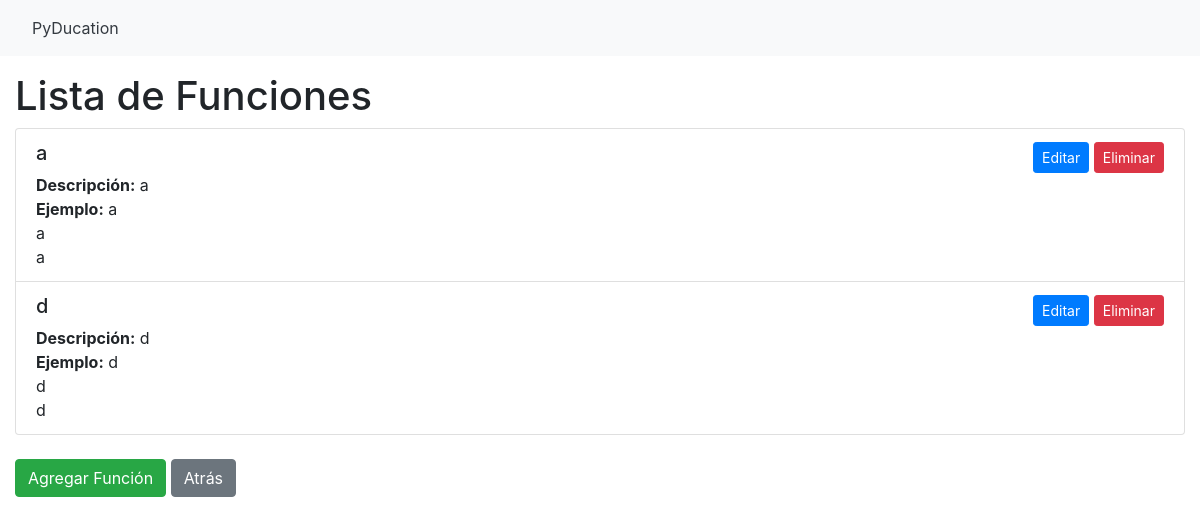
/functions_list/, run on an earlier commit of the app's database.
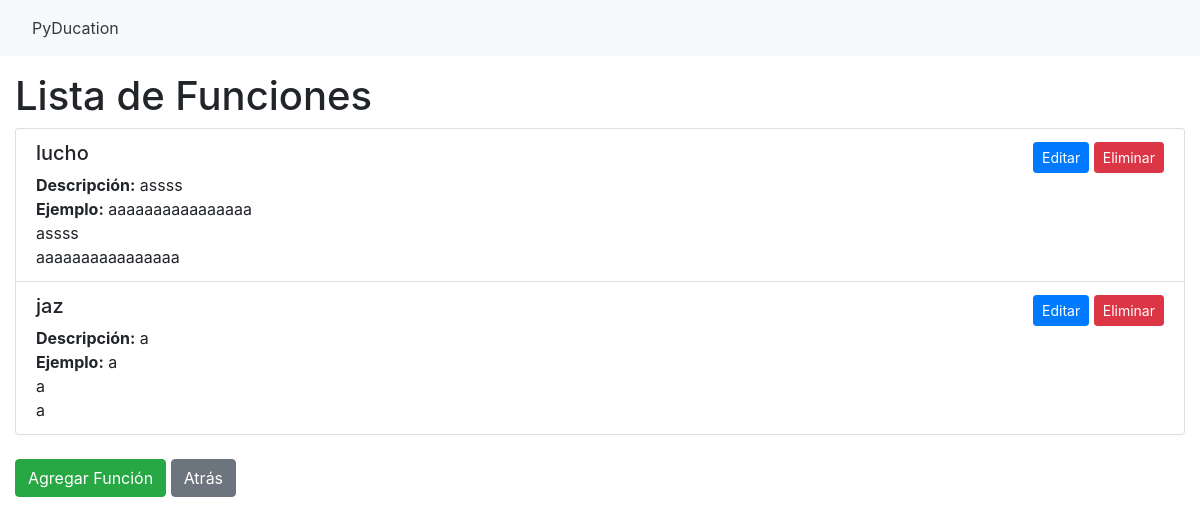
And on a later commit of the database.
### blog/models.py (models this page shows)
class Function(models.Model):
    name = models.CharField(max_length=100)
    description = models.TextField()
    example = models.TextField()
    functions_created_by = models.ForeignKey(
        User,
        on_delete=models.CASCADE,
        related_name='functions_create',
        null=True,
        blank=True,
        default=None,
    )

### blog/views.py (the view)
# urls.py: path('functions_list/', FunctionListView.as_view(), name='function_list'),
class FunctionListView(ListView):
    model = Function
    template_name = 'functions/function_list.html'
    context_object_name = 'functions'

### PyDucation/templates/functions/function_list.html
{% extends 'PyDucation/base.html' %}
{% block content %}
  <h1>Lista de Funciones</h1>
  <ul class="list-group">
    {% for function in functions %}
      <li class="list-group-item">
        <div class="d-flex justify-content-between align-items-center">
          <h5>{{ function.name }}</h5>
          <div>
            <a href="{% url 'function_update' function.pk %}" class="btn btn-primary btn-sm">Editar</a>
            <a href="{% url 'function_delete' function.pk %}" class="btn btn-danger btn-sm">Eliminar</a>
          </div>
        </div>
        <p class="mb-0"><strong>Descripción:</strong> {{ function.description }}</p>
        <p class="mb-0"><strong>Ejemplo:</strong> {{ function.example }}</p>
        <p class="mb-0">{{ function.description|linebreaksbr }}</p>
        <p class="mb-0">{{ function.example|linebreaksbr }}</p>
      </li>
    {% empty %}
      <li class="list-group-item">No hay funciones todavía.</li>
    {% endfor %}
  </ul>
  <br>
  <a href="{% url 'function_create' %}" class="btn btn-success">Agregar Función</a>
  <a href="{% url 'pyducation' %}" class="btn btn-secondary">Atrás</a>
{% endblock %}

What changed in the data, as far as the page shows it:
changed Function: name "a" → "lucho"; description "a" → "assss"; example "a" → "aaaaaaaaaaaaaaaa"
changed Function: name "d" → "jaz"; description "d" → "a"; example "d" → "a"
